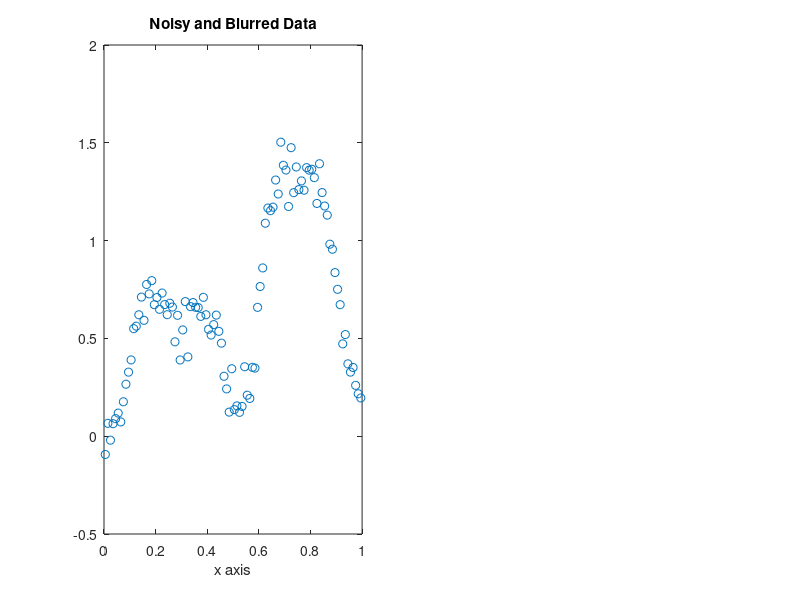

Write the MATLAB code that produced this figure.
%  Variation on MATLAB code written by Curt Vogel, Dept of Mathematical Sciences,
%  Montana State University, for Chapter 1 of the SIAM Textbook,
%  "Computational Methods for Inverse Problems".
%
%  Set up a discretization of a convolution integral operator K with a 
%  Gaussian kernel. Generate a true solution and convolve it with the 
%  kernel. Then add random error to the resulting data. 
%  Set up parameters.
  clear;
  n = 100; %nunber of grid points ;
  sig = .05; % kernel width sigma 
  err_lev = 10; %inputPercent error in data
%  Set up grid.
  h = 1/n;
  x = [h/2:h:1-h/2]';
%Compute matrix K corresponding to convolution with Gaussian kernel.
C=1/sqrt(pi)/sig
for i = 1:n
    for j = 1:n
       K(i,j) = h*C* exp(-((i-j)*h)^2/(sig^2));
   end
end
%  Set up true solution f_true and data d = K*f_true + error.
  f_true = .75*(.1<x&x<=.25) +.5*(.25<x&x<=.35)...
              + .70*(.35<x&x<=.45) + .10*(.45<x&x<=.6)...
              +1.2*(.6<x&x<=.66)+1.6*(.66<x&x<=.70)+1.2*(.70<x&x<=.80)...
              +1.6*(.80<x&x<=.84)+1.2*(.84<x&x<=.90)...
              + 0.3*(.90<x&x<=1.0);
  Kf = K*f_true;
  % Define random error
  randn('state',0);
  eta = err_lev/100 * norm(Kf) * randn(n,1)/sqrt(n);
  d = Kf + eta;
%  Display the data.
  figure(1)
   subplot(1,2,1)
    %plot(x,f_true,'-', x,d,'o',x,Kf,'--')  
     plot(x,d,'o')
    xlabel('x axis')
    title('Noisy and Blurred Data')
     pause
  
